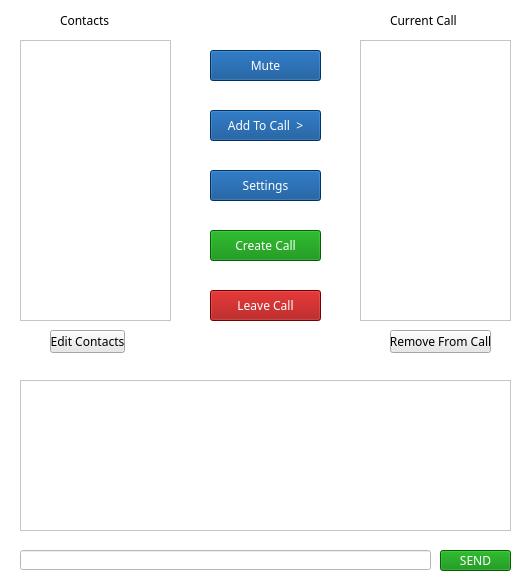
<?xml version="1.0" encoding="UTF-8"?>
<ui version="4.0">
 <author>Yodel Group</author>
 <class>CreateCall</class>
 <widget class="QWidget" name="CreateCall">
  <property name="geometry">
   <rect>
    <x>0</x>
    <y>0</y>
    <width>530</width>
    <height>580</height>
   </rect>
  </property>
  <property name="minimumSize">
   <size>
    <width>530</width>
    <height>580</height>
   </size>
  </property>
  <property name="maximumSize">
   <size>
    <width>530</width>
    <height>580</height>
   </size>
  </property>
  <property name="palette">
   <palette>
    <active>
     <colorrole role="WindowText">
      <brush brushstyle="SolidPattern">
       <color alpha="255">
        <red>0</red>
        <green>0</green>
        <blue>0</blue>
       </color>
      </brush>
     </colorrole>
     <colorrole role="Button">
      <brush brushstyle="SolidPattern">
       <color alpha="255">
        <red>255</red>
        <green>255</green>
        <blue>255</blue>
       </color>
      </brush>
     </colorrole>
     <colorrole role="Light">
      <brush brushstyle="SolidPattern">
       <color alpha="255">
        <red>255</red>
        <green>255</green>
        <blue>255</blue>
       </color>
      </brush>
     </colorrole>
     <colorrole role="Midlight">
      <brush brushstyle="SolidPattern">
       <color alpha="255">
        <red>255</red>
        <green>255</green>
        <blue>255</blue>
       </color>
      </brush>
     </colorrole>
     <colorrole role="Dark">
      <brush brushstyle="SolidPattern">
       <color alpha="255">
        <red>127</red>
        <green>127</green>
        <blue>127</blue>
       </color>
      </brush>
     </colorrole>
     <colorrole role="Mid">
      <brush brushstyle="SolidPattern">
       <color alpha="255">
        <red>170</red>
        <green>170</green>
        <blue>170</blue>
       </color>
      </brush>
     </colorrole>
     <colorrole role="Text">
      <brush brushstyle="SolidPattern">
       <color alpha="255">
        <red>0</red>
        <green>0</green>
        <blue>0</blue>
       </color>
      </brush>
     </colorrole>
     <colorrole role="BrightText">
      <brush brushstyle="SolidPattern">
       <color alpha="255">
        <red>255</red>
        <green>255</green>
        <blue>255</blue>
       </color>
      </brush>
     </colorrole>
     <colorrole role="ButtonText">
      <brush brushstyle="SolidPattern">
       <color alpha="255">
        <red>0</red>
        <green>0</green>
        <blue>0</blue>
       </color>
      </brush>
     </colorrole>
     <colorrole role="Base">
      <brush brushstyle="SolidPattern">
       <color alpha="255">
        <red>255</red>
        <green>255</green>
        <blue>255</blue>
       </color>
      </brush>
     </colorrole>
     <colorrole role="Window">
      <brush brushstyle="SolidPattern">
       <color alpha="255">
        <red>255</red>
        <green>255</green>
        <blue>255</blue>
       </color>
      </brush>
     </colorrole>
     <colorrole role="Shadow">
      <brush brushstyle="SolidPattern">
       <color alpha="255">
        <red>0</red>
        <green>0</green>
        <blue>0</blue>
       </color>
      </brush>
     </colorrole>
     <colorrole role="AlternateBase">
      <brush brushstyle="SolidPattern">
       <color alpha="255">
        <red>255</red>
        <green>255</green>
        <blue>255</blue>
       </color>
      </brush>
     </colorrole>
     <colorrole role="ToolTipBase">
      <brush brushstyle="SolidPattern">
       <color alpha="255">
        <red>255</red>
        <green>255</green>
        <blue>220</blue>
       </color>
      </brush>
     </colorrole>
     <colorrole role="ToolTipText">
      <brush brushstyle="SolidPattern">
       <color alpha="255">
        <red>0</red>
        <green>0</green>
        <blue>0</blue>
       </color>
      </brush>
     </colorrole>
    </active>
    <inactive>
     <colorrole role="WindowText">
      <brush brushstyle="SolidPattern">
       <color alpha="255">
        <red>0</red>
        <green>0</green>
        <blue>0</blue>
       </color>
      </brush>
     </colorrole>
     <colorrole role="Button">
      <brush brushstyle="SolidPattern">
       <color alpha="255">
        <red>255</red>
        <green>255</green>
        <blue>255</blue>
       </color>
      </brush>
     </colorrole>
     <colorrole role="Light">
      <brush brushstyle="SolidPattern">
       <color alpha="255">
        <red>255</red>
        <green>255</green>
        <blue>255</blue>
       </color>
      </brush>
     </colorrole>
     <colorrole role="Midlight">
      <brush brushstyle="SolidPattern">
       <color alpha="255">
        <red>255</red>
        <green>255</green>
        <blue>255</blue>
       </color>
      </brush>
     </colorrole>
     <colorrole role="Dark">
      <brush brushstyle="SolidPattern">
       <color alpha="255">
        <red>127</red>
        <green>127</green>
        <blue>127</blue>
       </color>
      </brush>
     </colorrole>
     <colorrole role="Mid">
      <brush brushstyle="SolidPattern">
       <color alpha="255">
        <red>170</red>
        <green>170</green>
        <blue>170</blue>
       </color>
      </brush>
     </colorrole>
     <colorrole role="Text">
      <brush brushstyle="SolidPattern">
       <color alpha="255">
        <red>0</red>
        <green>0</green>
        <blue>0</blue>
       </color>
      </brush>
     </colorrole>
     <colorrole role="BrightText">
      <brush brushstyle="SolidPattern">
       <color alpha="255">
        <red>255</red>
        <green>255</green>
        <blue>255</blue>
       </color>
      </brush>
     </colorrole>
     <colorrole role="ButtonText">
      <brush brushstyle="SolidPattern">
       <color alpha="255">
        <red>0</red>
        <green>0</green>
        <blue>0</blue>
       </color>
      </brush>
     </colorrole>
     <colorrole role="Base">
      <brush brushstyle="SolidPattern">
       <color alpha="255">
        <red>255</red>
        <green>255</green>
        <blue>255</blue>
       </color>
      </brush>
     </colorrole>
     <colorrole role="Window">
      <brush brushstyle="SolidPattern">
       <color alpha="255">
        <red>255</red>
        <green>255</green>
        <blue>255</blue>
       </color>
      </brush>
     </colorrole>
     <colorrole role="Shadow">
      <brush brushstyle="SolidPattern">
       <color alpha="255">
        <red>0</red>
        <green>0</green>
        <blue>0</blue>
       </color>
      </brush>
     </colorrole>
     <colorrole role="AlternateBase">
      <brush brushstyle="SolidPattern">
       <color alpha="255">
        <red>255</red>
        <green>255</green>
        <blue>255</blue>
       </color>
      </brush>
     </colorrole>
     <colorrole role="ToolTipBase">
      <brush brushstyle="SolidPattern">
       <color alpha="255">
        <red>255</red>
        <green>255</green>
        <blue>220</blue>
       </color>
      </brush>
     </colorrole>
     <colorrole role="ToolTipText">
      <brush brushstyle="SolidPattern">
       <color alpha="255">
        <red>0</red>
        <green>0</green>
        <blue>0</blue>
       </color>
      </brush>
     </colorrole>
    </inactive>
    <disabled>
     <colorrole role="WindowText">
      <brush brushstyle="SolidPattern">
       <color alpha="255">
        <red>127</red>
        <green>127</green>
        <blue>127</blue>
       </color>
      </brush>
     </colorrole>
     <colorrole role="Button">
      <brush brushstyle="SolidPattern">
       <color alpha="255">
        <red>255</red>
        <green>255</green>
        <blue>255</blue>
       </color>
      </brush>
     </colorrole>
     <colorrole role="Light">
      <brush brushstyle="SolidPattern">
       <color alpha="255">
        <red>255</red>
        <green>255</green>
        <blue>255</blue>
       </color>
      </brush>
     </colorrole>
     <colorrole role="Midlight">
      <brush brushstyle="SolidPattern">
       <color alpha="255">
        <red>255</red>
        <green>255</green>
        <blue>255</blue>
       </color>
      </brush>
     </colorrole>
     <colorrole role="Dark">
      <brush brushstyle="SolidPattern">
       <color alpha="255">
        <red>127</red>
        <green>127</green>
        <blue>127</blue>
       </color>
      </brush>
     </colorrole>
     <colorrole role="Mid">
      <brush brushstyle="SolidPattern">
       <color alpha="255">
        <red>170</red>
        <green>170</green>
        <blue>170</blue>
       </color>
      </brush>
     </colorrole>
     <colorrole role="Text">
      <brush brushstyle="SolidPattern">
       <color alpha="255">
        <red>127</red>
        <green>127</green>
        <blue>127</blue>
       </color>
      </brush>
     </colorrole>
     <colorrole role="BrightText">
      <brush brushstyle="SolidPattern">
       <color alpha="255">
        <red>255</red>
        <green>255</green>
        <blue>255</blue>
       </color>
      </brush>
     </colorrole>
     <colorrole role="ButtonText">
      <brush brushstyle="SolidPattern">
       <color alpha="255">
        <red>127</red>
        <green>127</green>
        <blue>127</blue>
       </color>
      </brush>
     </colorrole>
     <colorrole role="Base">
      <brush brushstyle="SolidPattern">
       <color alpha="255">
        <red>255</red>
        <green>255</green>
        <blue>255</blue>
       </color>
      </brush>
     </colorrole>
     <colorrole role="Window">
      <brush brushstyle="SolidPattern">
       <color alpha="255">
        <red>255</red>
        <green>255</green>
        <blue>255</blue>
       </color>
      </brush>
     </colorrole>
     <colorrole role="Shadow">
      <brush brushstyle="SolidPattern">
       <color alpha="255">
        <red>0</red>
        <green>0</green>
        <blue>0</blue>
       </color>
      </brush>
     </colorrole>
     <colorrole role="AlternateBase">
      <brush brushstyle="SolidPattern">
       <color alpha="255">
        <red>255</red>
        <green>255</green>
        <blue>255</blue>
       </color>
      </brush>
     </colorrole>
     <colorrole role="ToolTipBase">
      <brush brushstyle="SolidPattern">
       <color alpha="255">
        <red>255</red>
        <green>255</green>
        <blue>220</blue>
       </color>
      </brush>
     </colorrole>
     <colorrole role="ToolTipText">
      <brush brushstyle="SolidPattern">
       <color alpha="255">
        <red>0</red>
        <green>0</green>
        <blue>0</blue>
       </color>
      </brush>
     </colorrole>
    </disabled>
   </palette>
  </property>
  <property name="font">
   <font>
    <family>Calibri Light</family>
   </font>
  </property>
  <property name="mouseTracking">
   <bool>true</bool>
  </property>
  <property name="windowTitle">
   <string>Yodel</string>
  </property>
  <property name="windowIcon">
   <iconset>
    <normaloff>../../../../Users/Steven/Desktop/YodelLogo.png</normaloff>../../../../Users/Steven/Desktop/YodelLogo.png</iconset>
  </property>
  <property name="autoFillBackground">
   <bool>true</bool>
  </property>
  <property name="styleSheet">
   <string notr="true"/>
  </property>
  <widget class="QListWidget" name="contactsList">
   <property name="enabled">
    <bool>true</bool>
   </property>
   <property name="geometry">
    <rect>
     <x>20</x>
     <y>40</y>
     <width>151</width>
     <height>281</height>
    </rect>
   </property>
   <property name="cursor" stdset="0">
    <cursorShape>ArrowCursor</cursorShape>
   </property>
   <property name="mouseTracking">
    <bool>false</bool>
   </property>
   <property name="toolTip">
    <string extracomment="Connections"/>
   </property>
   <property name="toolTipDuration">
    <number>3</number>
   </property>
   <property name="layoutDirection">
    <enum>Qt::LeftToRight</enum>
   </property>
   <property name="autoFillBackground">
    <bool>false</bool>
   </property>
   <property name="styleSheet">
    <string notr="true">background-color: rgb(255, 255, 255);</string>
   </property>
  </widget>
  <widget class="QPushButton" name="addToCallButton">
   <property name="geometry">
    <rect>
     <x>210</x>
     <y>110</y>
     <width>111</width>
     <height>31</height>
    </rect>
   </property>
   <property name="styleSheet">
    <string notr="true">background-color: rgb(0, 70, 141);
font: 10pt &quot;MS Shell Dlg 2&quot;;
color: rgb(255, 255, 255);</string>
   </property>
   <property name="text">
    <string>Add To Call  &gt;</string>
   </property>
  </widget>
  <widget class="QPushButton" name="sendButton">
   <property name="geometry">
    <rect>
     <x>440</x>
     <y>550</y>
     <width>71</width>
     <height>21</height>
    </rect>
   </property>
   <property name="styleSheet">
    <string notr="true">color: rgb(255, 255, 255);
background-color: rgb(0, 136, 0);</string>
   </property>
   <property name="text">
    <string>SEND</string>
   </property>
  </widget>
  <widget class="QPushButton" name="leaveCallButton">
   <property name="geometry">
    <rect>
     <x>210</x>
     <y>290</y>
     <width>111</width>
     <height>31</height>
    </rect>
   </property>
   <property name="styleSheet">
    <string notr="true">color: rgb(255, 255, 255);
font: 10pt &quot;MS Shell Dlg 2&quot;;
background-color: rgb(162, 0, 0);</string>
   </property>
   <property name="text">
    <string>Leave Call</string>
   </property>
  </widget>
  <widget class="QPushButton" name="createCallButton">
   <property name="geometry">
    <rect>
     <x>210</x>
     <y>230</y>
     <width>111</width>
     <height>31</height>
    </rect>
   </property>
   <property name="styleSheet">
    <string notr="true">font: 10pt &quot;MS Shell Dlg 2&quot;;
background-color: rgb(0, 136, 0);
color: rgb(255, 255, 255);</string>
   </property>
   <property name="text">
    <string>Create Call</string>
   </property>
  </widget>
  <widget class="QPushButton" name="muteButton">
   <property name="geometry">
    <rect>
     <x>210</x>
     <y>50</y>
     <width>111</width>
     <height>31</height>
    </rect>
   </property>
   <property name="styleSheet">
    <string notr="true">background-color: rgb(0, 70, 141);
font: 11pt &quot;MS Shell Dlg 2&quot;;
color: rgb(255, 255, 255);</string>
   </property>
   <property name="text">
    <string>Mute</string>
   </property>
  </widget>
  <widget class="QPushButton" name="settingsButton">
   <property name="geometry">
    <rect>
     <x>210</x>
     <y>170</y>
     <width>111</width>
     <height>31</height>
    </rect>
   </property>
   <property name="styleSheet">
    <string notr="true">background-color: rgb(0, 70, 141);
font: 11pt &quot;MS Shell Dlg 2&quot;;
color: rgb(255, 255, 255);</string>
   </property>
   <property name="text">
    <string>Settings</string>
   </property>
  </widget>
  <widget class="QListWidget" name="currentCallList">
   <property name="enabled">
    <bool>true</bool>
   </property>
   <property name="geometry">
    <rect>
     <x>360</x>
     <y>40</y>
     <width>151</width>
     <height>281</height>
    </rect>
   </property>
   <property name="cursor" stdset="0">
    <cursorShape>ArrowCursor</cursorShape>
   </property>
   <property name="mouseTracking">
    <bool>false</bool>
   </property>
   <property name="toolTip">
    <string extracomment="Connections"/>
   </property>
   <property name="toolTipDuration">
    <number>3</number>
   </property>
   <property name="layoutDirection">
    <enum>Qt::LeftToRight</enum>
   </property>
   <property name="autoFillBackground">
    <bool>false</bool>
   </property>
   <property name="styleSheet">
    <string notr="true">background-color: rgb(255, 255, 255);</string>
   </property>
  </widget>
  <widget class="QListWidget" name="chatBox">
   <property name="enabled">
    <bool>true</bool>
   </property>
   <property name="geometry">
    <rect>
     <x>20</x>
     <y>380</y>
     <width>491</width>
     <height>151</height>
    </rect>
   </property>
   <property name="cursor" stdset="0">
    <cursorShape>ArrowCursor</cursorShape>
   </property>
   <property name="mouseTracking">
    <bool>false</bool>
   </property>
   <property name="toolTip">
    <string extracomment="Connections"/>
   </property>
   <property name="toolTipDuration">
    <number>3</number>
   </property>
   <property name="layoutDirection">
    <enum>Qt::LeftToRight</enum>
   </property>
   <property name="autoFillBackground">
    <bool>false</bool>
   </property>
   <property name="styleSheet">
    <string notr="true">background-color: rgb(255, 255, 255);</string>
   </property>
  </widget>
  <widget class="QLineEdit" name="chatInputBox">
   <property name="geometry">
    <rect>
     <x>20</x>
     <y>550</y>
     <width>411</width>
     <height>20</height>
    </rect>
   </property>
   <property name="styleSheet">
    <string notr="true">background-color: rgb(255, 255, 255);</string>
   </property>
  </widget>
  <widget class="QLabel" name="contactsLabel">
   <property name="geometry">
    <rect>
     <x>60</x>
     <y>10</y>
     <width>71</width>
     <height>21</height>
    </rect>
   </property>
   <property name="styleSheet">
    <string notr="true">font: 12pt &quot;MS Shell Dlg 2&quot;;</string>
   </property>
   <property name="text">
    <string>Contacts</string>
   </property>
  </widget>
  <widget class="QLabel" name="currentCallLabel">
   <property name="geometry">
    <rect>
     <x>390</x>
     <y>10</y>
     <width>91</width>
     <height>21</height>
    </rect>
   </property>
   <property name="styleSheet">
    <string notr="true">font: 12pt &quot;MS Shell Dlg 2&quot;;</string>
   </property>
   <property name="text">
    <string>Current Call</string>
   </property>
  </widget>
  <widget class="QPushButton" name="editContactsButton">
   <property name="geometry">
    <rect>
     <x>50</x>
     <y>330</y>
     <width>75</width>
     <height>23</height>
    </rect>
   </property>
   <property name="styleSheet">
    <string notr="true">background-color: rgb(231, 231, 231);
font: 8pt &quot;MS Shell Dlg 2&quot;;</string>
   </property>
   <property name="text">
    <string>Edit Contacts</string>
   </property>
  </widget>
  <widget class="QPushButton" name="removeFromCallButton">
   <property name="geometry">
    <rect>
     <x>390</x>
     <y>330</y>
     <width>101</width>
     <height>23</height>
    </rect>
   </property>
   <property name="styleSheet">
    <string notr="true">background-color: rgb(231, 231, 231);
font: 8pt &quot;MS Shell Dlg 2&quot;;</string>
   </property>
   <property name="text">
    <string>Remove From Call</string>
   </property>
   <property name="autoRepeat">
    <bool>false</bool>
   </property>
  </widget>
 </widget>
 <resources/>
 <connections/>
</ui>
